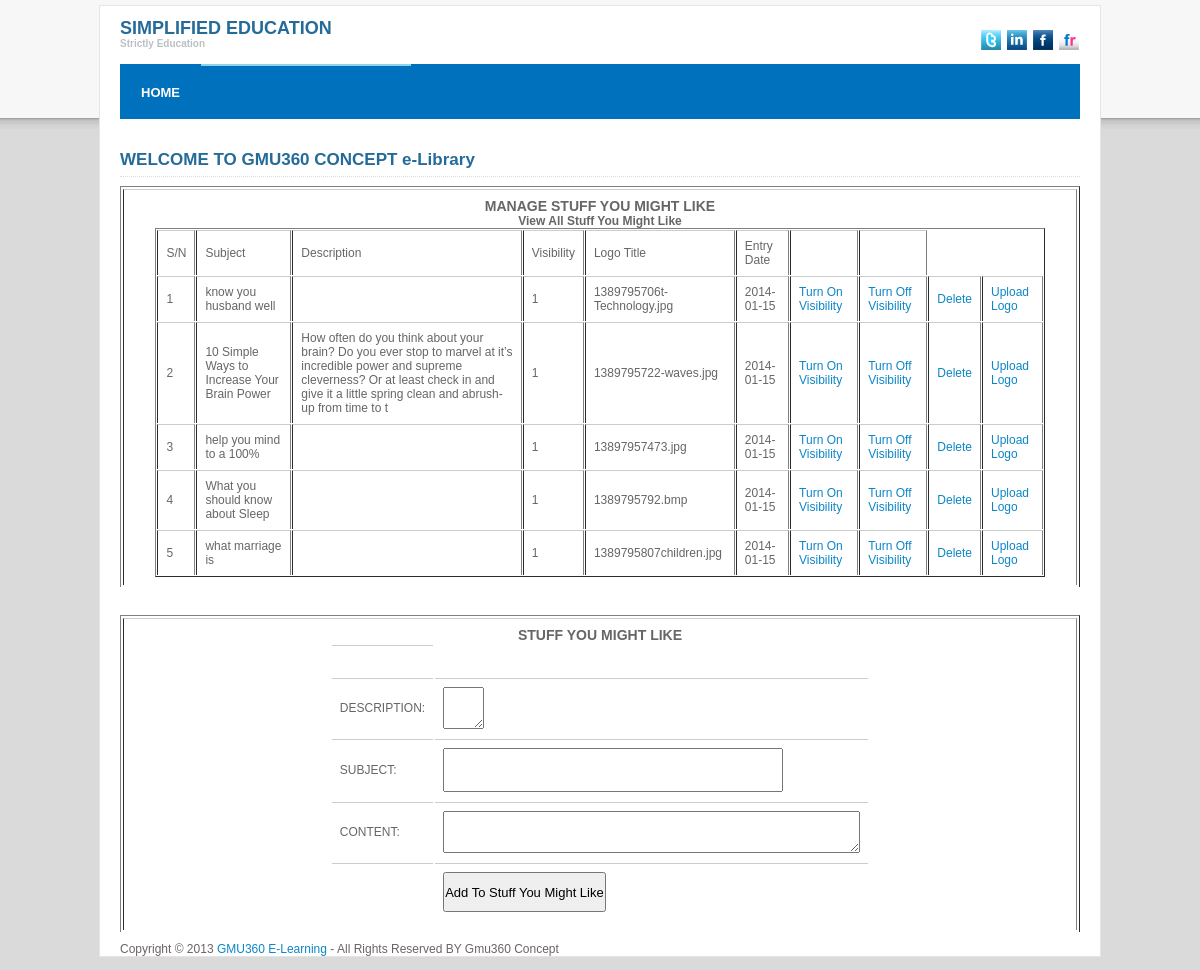
/administrator/manage_stuff_you_might_like.php, run on the app's committed database.
### tables this page shows
CREATE TABLE `stuff_you_might_like` (
  `id` int(11) NOT NULL auto_increment,
  `description` varchar(200) NOT NULL,
  `subject` varchar(100) NOT NULL,
  `content` text NOT NULL,
  `logo` varchar(100) NOT NULL,
  `visibility` int(11) NOT NULL,
  `entry_date` date NOT NULL,
  PRIMARY KEY  (`id`)
);

### administrator/manage_stuff_you_might_like.php (the view, shortened to what this page needs)
<!DOCTYPE html PUBLIC "-//W3C//DTD XHTML 1.0 Transitional//EN" "http://www.w3.org/TR/xhtml1/DTD/xhtml1-transitional.dtd">
<html xmlns="http://www.w3.org/1999/xhtml">
<head>
<link rel="stylesheet" href="../css/style.css" type="text/css" media="all" />
</head>
<body>
<div id="shell">
  <div id="header">
    <h1 id="logo"><a href="#">SIMPLIFIED EDUCATION<span>Strictly Education</span></a></h1>
    <div class="socials"> <a href="#" class="link link-twitter">Twitter</a> <a href="#" class="link link-linkedin">LinkedIn</a> <a href="#" class="link link-facebook">Facebook</a> <a href="#" class="link link-flickr">flickr</a> </div>
  </div>
  <div id="navigation">
    <ul>
      <li><a href="../index.php">HOME</a></li>
      <li><a href="#" class="active"></a></li>
      <li><a href="#" class="active"></a></li>
      <li><a href="#" class="active"></a></li>
      <li><a href="#" class="active"></a></li>
      <li><a href="#" class="active"></a></li>
    </ul>
  </div>
  <div id="main">
    <br/><br/>
    <h2><a href="index.php">WELCOME TO GMU360 CONCEPT e-Library </a></h2>
    <table width="100%" border="1" id="box-table-a">
    <tr width="100%">
      <td width="40%">
      <center>
  <div id="bar">
    <h3>MANAGE  STUFF YOU MIGHT LIKE</h3></div>
<?php
$cat=mysql_query("SELECT *  FROM `stuff_you_might_like`");
?>
<legend><b>View All  Stuff You Might Like</b><?php
if(mysql_num_rows($cat)>0){
?>
</legend>
<table width="95%" border="1" cellspacing="1">
	<tr class="thead">
        <td>S/N</td>
  <td>Subject</td>
      <td>Description</td>
    <td>Visibility</td>
    <td>Logo Title</td>
    <td>Entry Date</td>
    <td></td>
    <td></td>
    </tr>
  <?php
$s=1;
  	while($l=mysql_fetch_array($cat)){
		$id=$l['id'];
	echo "<tr class= \"trodd\">";
	?>
    <td><?php echo $s++; ?></td>
    <td><?php echo $l['subject'];?></td>
        <td><?php echo $l['description'];?></td>
        <td><?php echo $l['visibility'];?></td>
        <td><?php echo $l['logo'];?></td>
        <td><?php echo $l['entry_date'];?></td>
   <?php echo "<td><a href='manage_stuff_you_might_like.php?deleteid=$id'>Turn On Visibility</a></td>"; ?>
   <?php echo "<td><a href='manage_stuff_you_might_like.php?deleteid2=$id'>Turn Off Visibility</a></td>"; ?>
    <?php echo "<td><a href='manage_stuff_you_might_like.php?deleteid3=$id'>Delete</a></td>"; ?>
        <?php echo "<td><a href='manage_stuff_you_might_like.php?deleteid4=$id'>Upload Logo</a></td>"; ?>
 </tr>
 <?php
}
}
?>
</table>
      </td>
      </tr>
        </table><br/><br/>
            <table width="100%" border="1" id="box-table-a">
    <tr width="100%">
      <td width="40%">
      <center>
<form action="<?php echo $_SERVER['PHP_SELF'];?>" method="post">
  <div id="bar"><h3>STUFF YOU MIGHT LIKE</h3>
  </div>
        <table border="0" width="398" height="255px">
        <tr><td>&nbsp;</td></tr>
        	<tr>
            	<td height="37" ><p>DESCRIPTION:</p></label></td>
              <td ><textarea name="description" cols="3" role="8"></textarea></td>
            </tr>
            <tr>
            	<td height="36"><p>SUBJECT:</p></td>
              <td><input id="input" type="text" size="40" name="subject" /></td>
            </tr>
            <tr>
            	<td height="37" ><p>CONTENT:</p></label></td>
              <td ><textarea name="content" cols="50" role="50"></textarea></td>
            </tr>
            <tr>
            	<td><label></label></td>
                <td align="justify"><input name="button" type="submit"  id="button" value="Add To Stuff You Might Like"/></td>
            </tr>
        </table>
	</form>
    </center>
      </td>
      </tr>
        </table>
  </div>
      <p class="lf">Copyright &copy; 2013 <a href="#">GMU360 E-Learning </a> - All Rights Reserved BY Gmu360 Concept</p>
</div>
</body>
</html>

### css/style.css (style rules this page uses)
* { padding:0; margin:0; outline:0; }
body { font-size:12px; font-family:Arial, "Trebuchet MS", sans-serif; color:#6c6464; background:#dadada url(images/body.gif) left top repeat-x; padding:5px 0 13px 0; }
a { color:#0d86c7; text-decoration:none; }
input, textarea, select { font-family:Arial, Helvetica, Sans-Serif; font-size:13px; color:#000000; height:40px; }
h2 { font-size:17px; color:#246b99; padding-bottom:6px; border-bottom:1px dotted #dcdcdc; margin-bottom:9px; position:relative; }
h2 a { color:#246b99; }
#shell { width:960px; padding:0 20px; margin:0 auto; background:#fff; border:1px solid #e5e5e6; }
#header { height:58px; position:relative; }
#logo { padding-top:12px; }
#logo a { font-size:18px; color:#246b99; line-height:20px; text-decoration:none; }
#logo a span { font-size:10px; line-height:12px; display:block; color:#bbc0c3; }
.socials { position:absolute; top:24px; right:1px; width:104px; }
.socials .link { float:left; width:20px; height:20px; margin-left:6px; background:url(images/socials.gif); font-size:0; line-height:0; text-indent:-4000px; }
.socials .link-twitter { background-position:0 top; }
.socials .link-linkedin { background-position:-20px top; }
.socials .link-facebook { background-position:-40px top; }
.socials .link-flickr { background-position:-60px top; }
#navigation { height:55px; background-color:#0071bc; margin-bottom:1px; position:relative; }
#navigation ul { list-style:none; }
#navigation ul li { float:left; display:inline; border-right:0px solid #fff; height:55px; line-height:53px; }
#navigation ul li a { float:left; color:#fefefe; font-size:13px; font-weight:bold; padding:2px 21px 0 21px; text-decoration:none; }
#navigation ul li a.active, #navigation ul li a:hover { text-decoration:none; background:url(images/navigation-active.gif); }
#main { padding:2px 0 10px 0; }
#main p { line-height:19px; }
#box-table-a { font-size: 12px; margin: 0px; text-align: left; border-collapse: separate; border-bottom:none; }
#box-table-a td { padding: 8px; background: none; border-top: 1px solid #CCC; color: #666; border-bottom: none !important; }

### data on the page
stuff_you_might_like: subject "know you husband well", visibility "1", logo "1389795706t-Technology.jpg", entry_date "2014-01-15"
stuff_you_might_like: subject "10 Simple Ways to Increase Your Brain Power", description "How often do you think about your brain? Do you ever stop to marvel at it’s incredible power and supreme cleverness? Or at least check in and give it a little spring clean and abrush-up from time to t", visibility "1", logo "1389795722-waves.jpg", entry_date "2014-01-15"
stuff_you_might_like: subject "help you mind to a 100%", visibility "1", logo "13897957473.jpg", entry_date "2014-01-15"
stuff_you_might_like: subject "What you should know about Sleep", visibility "1", logo "1389795792.bmp", entry_date "2014-01-15"
stuff_you_might_like: subject "what marriage is", visibility "1", logo "1389795807children.jpg", entry_date "2014-01-15"
